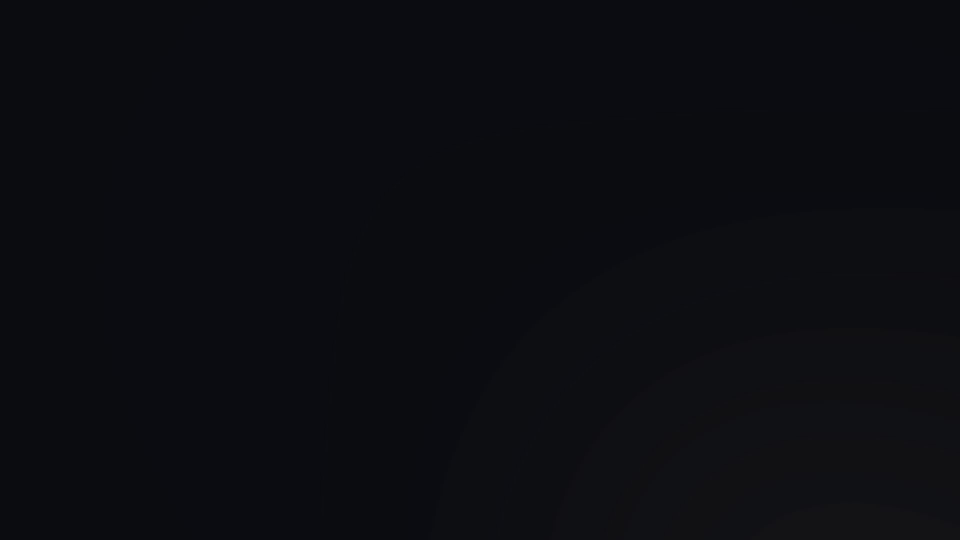
#> input picture frame0.jpg, 1920 x 1080 px (shown at 1/2 size)
$ python -i main.py   (imports and definitions only)
#> lines starting #> are read from the running program, lines starting #| are printed output that depends on the picture
### python/rocket_welder_sdk/bytes_size.py
"""
Enterprise-grade Bytes size representation with parsing support.
Matches C# Bytes struct functionality.
"""

from __future__ import annotations

import re
from dataclasses import dataclass
from typing import ClassVar


@dataclass(frozen=True)
class BytesSize:
    """
    Immutable representation of byte sizes with human-readable formatting.

    Supports parsing from strings like "256MB", "4KB", "1.5GB" etc.
    """

    _value: int
    _precision: int = 0

    def __init__(self, value: int, precision: int = 0) -> None:
        """Initialize BytesSize with value and optional precision."""
        object.__setattr__(self, "_value", value)
        object.__setattr__(self, "_precision", precision)

    # Size multipliers
    _SUFFIXES: ClassVar[dict[str, int]] = {
        "B": 1,
        "K": 1024,
        "KB": 1024,
        "M": 1024 * 1024,
        "MB": 1024 * 1024,
        "G": 1024 * 1024 * 1024,
        "GB": 1024 * 1024 * 1024,
        "T": 1024 * 1024 * 1024 * 1024,
        "TB": 1024 * 1024 * 1024 * 1024,
        "P": 1024 * 1024 * 1024 * 1024 * 1024,
        "PB": 1024 * 1024 * 1024 * 1024 * 1024,
        "E": 1024 * 1024 * 1024 * 1024 * 1024 * 1024,
        "EB": 1024 * 1024 * 1024 * 1024 * 1024 * 1024,
    }

    # Pattern for parsing size strings
    _PATTERN: ClassVar[re.Pattern[str]] = re.compile(r"^([\d.,]+)\s*([KMGTPE]?B?)$", re.IGNORECASE)

    # [4 lines left out: function value, not called in this run]

    def __int__(self) -> int:
        """Convert to integer."""
        return self._value

    def __float__(self) -> float:
        """Convert to float."""
        return float(self._value)

    def __str__(self) -> str:
        """Format as human-readable string."""
        return self._format_size(self._value, self._precision)

    def __repr__(self) -> str:
        """Developer-friendly representation."""
        return f"BytesSize({self._value}, precision={self._precision})"

    # [157 lines left out: functions __eq__, __lt__, __le__, __gt__, __ge__, __add__ and 4 more, not called in this run]


# Convenience constants
ZERO = BytesSize(0)
KB = BytesSize(1024)
MB = BytesSize(1024 * 1024)
GB = BytesSize(1024 * 1024 * 1024)
#> further down, picture is the input picture: shape (1080, 1920, 3); mean B, G, R 17.3, 12.9, 12
TB = BytesSize(1024 * 1024 * 1024 * 1024)

### python/examples/05-ball-detector/main.py
#!/usr/bin/env python3
"""
Simple example detecting a ball from videotestsrc pattern=ball.
Outputs ball edge as segmentation, center as keypoint, and position as text overlay.

This is a SINK-ONLY example - it does NOT modify the output frame.
Data is streamed via Unix sockets for downstream consumers.

Optional configuration (uses NullSink if not set):
  - SEGMENTATION_SINK_URL
  - KEYPOINTS_SINK_URL
  - GRAPHICS_SINK_URL
"""

import argparse
import logging
import os
import signal
import sys
import threading
import time
from dataclasses import dataclass
from typing import Any, List, Optional, Tuple

import cv2
import numpy as np
import numpy.typing as npt

import rocket_welder_sdk as rw
from rocket_welder_sdk import RgbColor

# Constants matching C#
BALL_CLASS_ID = 1
CENTER_KEYPOINT_ID = 0


@dataclass
class BallDetection:
    """Result of ball detection."""

    contour: Optional[npt.NDArray[np.int32]]
    center: Optional[Tuple[int, int]]
    confidence: float


def detect_ball(frame: npt.NDArray[Any]) -> BallDetection:
    """
    Detect ball contour and center from frame.

    Returns:
        BallDetection with contour, center, and confidence. Null if no ball found.
    """
    # Convert to grayscale
    if len(frame.shape) == 3:
        gray = cv2.cvtColor(frame, cv2.COLOR_BGR2GRAY)
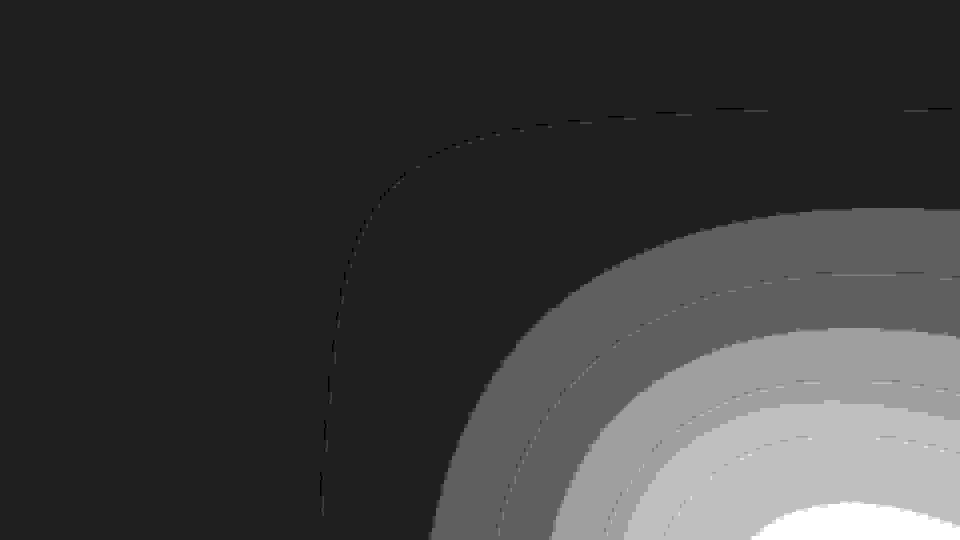
#> gray: shape (1080, 1920) (shown at 1/2 size); min 11, max 19, mean 12.93; drawn with min black and max white
    else:
        gray = frame

    # Threshold to find bright ball
    _, thresh = cv2.threshold(gray, 200, 255, cv2.THRESH_BINARY)
#> thresh: shape (1080, 1920); every value is 0

    # Find contours
    contours, _ = cv2.findContours(thresh, cv2.RETR_EXTERNAL, cv2.CHAIN_APPROX_SIMPLE)
#> contours = []

    if not contours:
        return BallDetection(contour=None, center=None, confidence=0.0)

    # Get largest contour (the ball)
    largest = max(contours, key=cv2.contourArea)
    area = cv2.contourArea(largest)

    if area < 100:  # Too small, likely noise
        return BallDetection(contour=None, center=None, confidence=0.0)

    # Calculate center using moments
    moments = cv2.moments(largest)
    center: Optional[Tuple[int, int]] = None
    confidence = 0.0

    if moments["m00"] > 0:
        cx = int(moments["m10"] / moments["m00"])
        cy = int(moments["m01"] / moments["m00"])
        center = (cx, cy)
        confidence = min(1.0, area / 10000)

    return BallDetection(contour=largest, center=center, confidence=confidence)


class BallDetectionService:
    """
    Detects a ball from videotestsrc pattern=ball.
    Matches C# BallDetectionService behavior exactly.
    """

    # [204 lines left out: functions __init__, run, _process_frame_oneway, _process_frame_duplex, _process_frame_common, _check_exit and 2 more, not called in this run]


# [2 lines not run here, left out]

>>> import cv2
>>> picture = cv2.imread('../../../frame0.jpg')
>>> result = detect_ball(picture)
